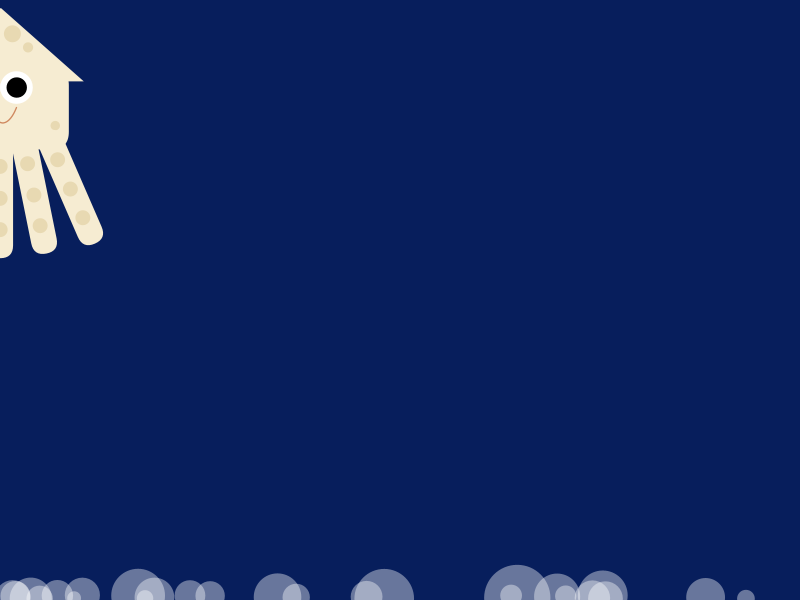
Frame 1 (no input)
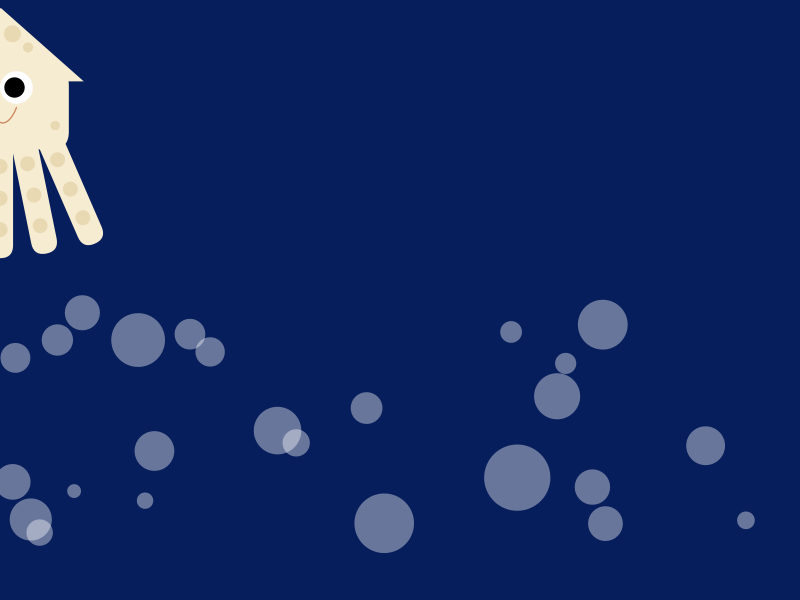
Frame 60 (the mouse pressed at the canvas centre just before this capture)
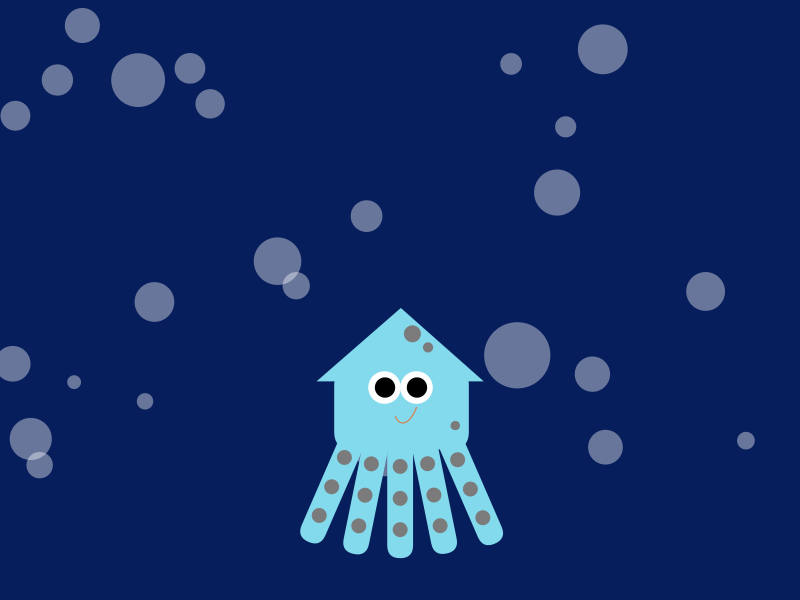
Frame 120 (the mouse held since frame 60 and released just before this capture)

The Processing sketch that drew these frames (run headless with seeded random() and noise(); from frame 60 on, the mouse is pressed at the canvas centre):

// Processing sketch: project
// ── project.pde
// point(640/2 , 480/2);//했을떄 가운데에찍히지 않음 왜그런지 다시 공부해보기 이해필요)
//point(320 , 240);// 가운데 점찍고 싶으면 나누기해서 입력해주어야함ellipse(mouseX-110, mouseY-50, 30, 30);
Bubble[] bubbles = new Bubble[25];// 배경에 물방울 추가
int squidColor;  // 오징어 색상을 저장할 전역 변수로 int 사용
int patternColor;

float eyeOffset = 0.6; // 눈의 이동 거리
float eyeDirection = 0.6; // 이동 방향: 1은 오른쪽, -1은 왼쪽
float leftEyeX, rightEyeX; // 눈의 x 위치
float originalLeftEyeX, originalRightEyeX; // 원래 위치 저장
boolean shouldMoveEyes = true; // 눈이 움직여야 하는지 여부
int delayTime = 500; // 클릭 후 지연 시간 (밀리초)
int lastClickTime = 0; // 마지막 클릭 시간


void setup(){
  size(800, 600);
  background(7, 30, 92);
  squidColor = color(246, 236, 210); 
  patternColor = color(232, 217, 178);//오징어와 오징어 무늬의 기본컬러 
  
  for (int i = 0; i < bubbles.length; i++) {
    bubbles[i] = new Bubble(); // 각 버블을 초기화 (X 좌표는 랜덤)
  }
  
   
  // 눈의 초기 위치 설정
  leftEyeX = 364; 
  rightEyeX = 411; 
  originalLeftEyeX = leftEyeX; // 원래 위치 저장
  originalRightEyeX = rightEyeX; // 원래 위치 저장
}


void draw() {
  background(7, 30, 92);  
   for (int i = 0; i < bubbles.length; i++) {
    bubbles[i].ascend();   // 버블의 위치를 갱신
    bubbles[i].display();  // 버블을 화면에 표시
  }
  
  pushMatrix();
  
//translate(175,100);//오징어를 전체적으로 가운데에 두기 
  translate(mouseX - 263, mouseY - 75); //마우스에 오징어 위치를 맞추기 
scale(0.68); //오징어 전체적 사이즈 줄이기 
noStroke();
circle(358, 239, 30);
fill(squidColor);//fill은 항상 위로 가야 하는 거 같다
rect(290, 210, 198, 120, 26);//오징어 얼굴모형위치잡기
noStroke();
fill(patternColor);
circle(468, 295, 14);//얼굴무늬 

noStroke();
fill(squidColor);
triangle(264, 230, 388, 122, 510, 230);//오징어 대가리(세모)
fill(patternColor);
circle(405, 160, 25);//세모 무늬(큰거)
circle(428, 180, 15);//세모 무늬(작은거)

//fill(255);
//circle(364, 239, 48);
//circle(411, 239, 48);
//fill(0);
//circle(364, 239, 30);
//circle(411, 239, 30);// 오징어 양쪽 눈 여기까지

 // 눈의 위치 업데이트 (검은자만 이동)
  if (shouldMoveEyes) {
    leftEyeX += eyeDirection * eyeOffset; // 왼쪽 눈 x 위치 이동
    rightEyeX += eyeDirection * eyeOffset; // 오른쪽 눈 x 위치 이동

    // 이동 방향 변경: 좌우로 반복 이동
    if (leftEyeX > 370 || leftEyeX < 358) {
      eyeDirection *= -1; // 방향 반전
    }
  }
  
   // 왼쪽 눈 그리기
  noStroke();
  fill(255);
  circle(364, 239, 48); // 왼쪽 눈
  fill(0);
  circle(leftEyeX, 239, 30); // 왼쪽 눈 검은자
  
  // 오른쪽 눈 그리기
  fill(255);
  circle(411, 239, 48); // 오른쪽 눈
  fill(0);
  circle(rightEyeX, 239, 30); // 오른쪽 눈 검은자



fill(squidColor);
rect(368, 310, 38, 180,100);//오징어 가운데다리 여기까지(기동만)
fill(patternColor);
circle(387, 355, 22);
circle(387, 402, 22);
circle(387, 448, 22);// 오지어 다리 무늬

pushMatrix();//translate좌표계 복원
translate(303, 300);// 오징어 다리(왼쪽기준1)
rotate(0.2);//시계 반대 방향으로 회전 
fill(squidColor);
rect(33, -3, 38, 180, 100);//오징어 가운데다리 여기까지(기동만)
fill(patternColor);
circle(51, 42, 22);  
circle(51, 89, 22);  
circle(51, 135, 22);  // 오지어 다리 무늬
popMatrix();//좌표계 복원

pushMatrix();//translate좌표계 복원
translate(275, 283);// 오징어 다리(왼쪽기준2)s
rotate(0.41);//시계 반대 방향으로 회전 
fill(squidColor);
rect(33, -3, 38, 180, 100);//오징어 가운데다리 여기까지(기동만)
fill(patternColor);
circle(51, 42, 22);  
circle(51, 89, 22);  
circle(51, 135, 22);  // 오지어 다리 무늬
popMatrix();//좌표계 복원

pushMatrix();//translate좌표계 복원
translate(369, 320);// 오징어 다리(가운데에서 오른쪽으로1)
rotate(-0.2);//시계 반대 방향으로 회전 
fill(squidColor);
rect(33, -3, 38, 180, 100);//오징어 가운데다리 여기까지(기동만)
fill(patternColor);
circle(51, 42, 22);  
circle(51, 89, 22);  
circle(51, 135, 22);  // 오지어 다리 무늬
popMatrix();//좌표계 복원

pushMatrix();//translate좌표계 복원
translate(408, 327);// 오징어 다리(가운데에서 오른쪽으로2)
rotate(-0.41);//시계 반대 방향으로 회전 
fill(squidColor);
rect(33, -3, 38, 180, 100);//오징어 가운데다리 여기까지(기동만)
fill(patternColor);
circle(51, 42, 22);  
circle(51, 89, 22);  
circle(51, 135, 22);  // 오지어 다리 무늬
popMatrix();//좌표계 복원

noFill();
noStroke();//외곽선의 색상을 설명(가이드라인꺼)
//stroke(0);
line(380, 281, 385, 295);//곡선 만들기전 가이드 라인 
line(411, 268, 400, 296);
stroke(207,136, 95 );//오징어 입 
strokeWeight(2);
bezier(380, 281, 385, 295,  400, 296, 411, 268);
popMatrix();  // 좌표계를 원래 상태로 복원

 // 클릭 후 일정 시간 뒤에 눈이 다시 움직이도록 설정
  if (!shouldMoveEyes && millis() - lastClickTime > delayTime) {
    shouldMoveEyes = true; // 눈이 다시 움직이도록 설정
}


}

class Bubble {
  float x, y, speed;
  float diameter;

  // 버블 설정 
  Bubble() {
    x = random(width);     // X 좌표를 화면 전체에서 랜덤하게 설정
    y = height;            // Y 좌표는 화면 아래에서 시작
    speed = random(1, 5);  // 속도를 랜덤하게 설정
    diameter = random(13,69);  // 버블의 크기도 랜덤하게 설정
  }

  // 버블을 위로 이동시키는 함수
  void ascend() {
    y -= speed;            // Y 좌표를 속도만큼 위로 이동
    if (y < 0) {           // 화면을 넘어가면 아래로 다시 위치
      y = height;
      x = random(width);   // Y가 리셋될 때 X 좌표도 랜덤하게 다시 설정
    }
  }

  // 버블을 화면에 그리는 함수
  void display() {
    noStroke();
    fill(255, 100);        // 투명한 흰색으로 버블 그리기
    ellipse(x, y, diameter, diameter); // 버블 모양
  }
}


void mousePressed() {
  // 클릭할 때마다 랜덤한 색상으로 오징어의 색상 변경
  squidColor = color(random(255), random(255), random(255));
  patternColor = color(random(60,255));// 오징어 패턴 무늬 투명도, 랜덤컬러 설정 
  
   // 클릭 시 눈의 검은자를 원래 위치로 되돌림
  leftEyeX = originalLeftEyeX; 
  rightEyeX = originalRightEyeX; 
  shouldMoveEyes = false; // 눈이 움직이지 않도록 설정
  lastClickTime = millis(); // 클릭한 시간 기록
  
  
}
